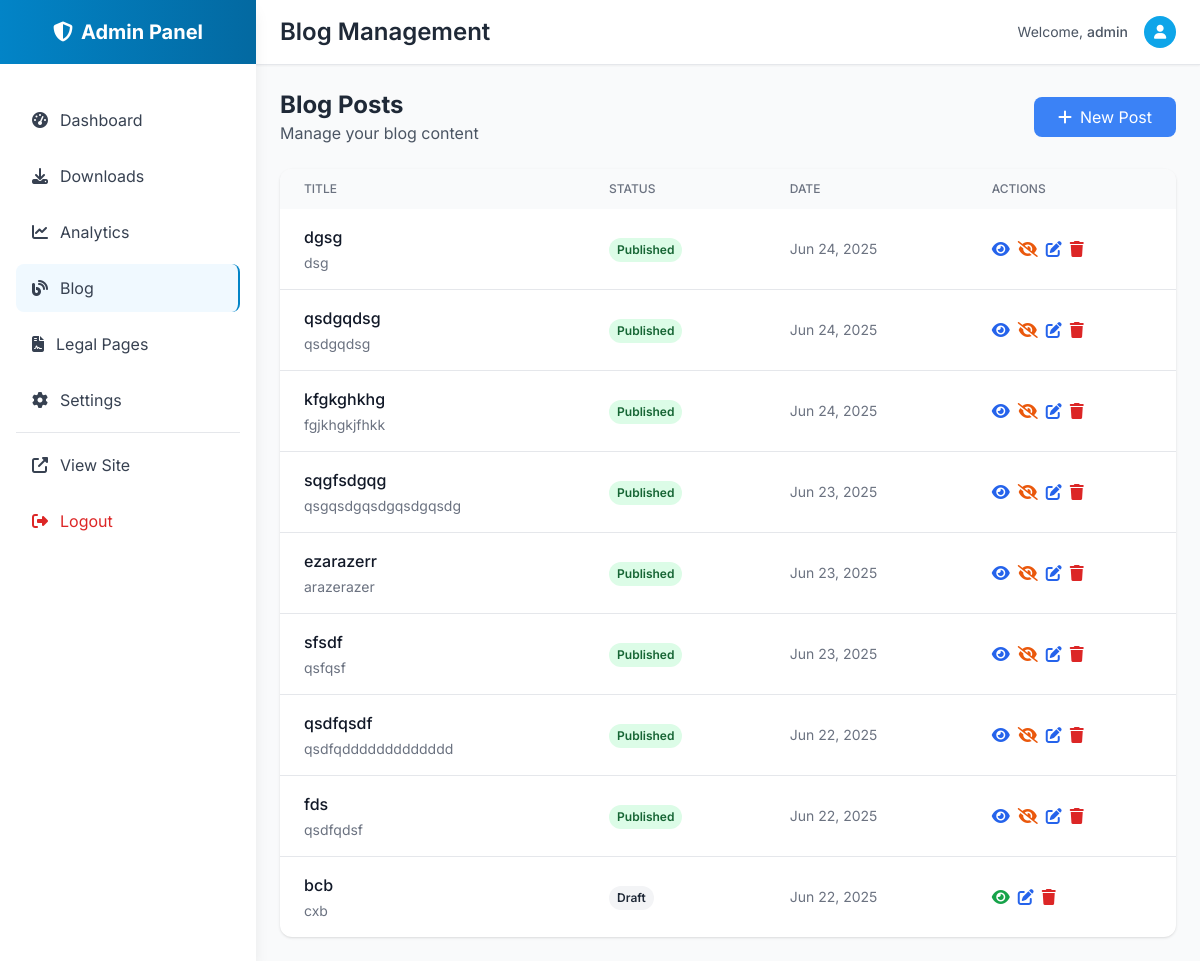
The page /admin/blog (signed in) on the database its author committed.
### utils.py (models this page shows)
class Blog(db.Model):
    __tablename__ = 'blogs'
    id = Column(Integer, primary_key=True)
    title = Column(String(200), nullable=False)
    slug = Column(String(200), nullable=False, unique=True)
    content = Column(db.Text, nullable=False)  # Processed HTML
    raw_content = Column(db.Text, nullable=False)  # Original markdown
    excerpt = Column(String(300))
    thumbnail_data = Column(db.LargeBinary)
    thumbnail_mime_type = Column(String(100))
    thumbnail_style = Column(String(20), default='cover')
    thumbnail_height = Column(Integer, default=192)
    published = Column(db.Boolean, default=False)
    created_at = Column(DateTime, default=datetime.utcnow)
    updated_at = Column(DateTime, default=datetime.utcnow, onupdate=datetime.utcnow)

### admin.py (the view)
@app.route('/admin/blog')
@admin_required
def admin_blog():
    blogs = Blog.query.order_by(desc(Blog.created_at)).all()
    return render_template('admin/blog.html', blogs=blogs)

### admin.py (called while the page is built)
def admin_required(f):
    @wraps(f)
    def decorated_function(*args, **kwargs):
        if not session.get('admin_logged_in'):
            return redirect(url_for('admin_login'))
        return f(*args, **kwargs)
    return decorated_function

### templates/admin/blog.html (shortened to what this page needs)
{% extends "admin/base.html" %}
{% block page_title %}Blog Management{% endblock %}
{% block content %}
<div class="flex items-center justify-between mb-6">
    <div>
        <h2 class="text-2xl font-bold text-gray-800">Blog Posts</h2>
        <p class="text-gray-600">Manage your blog content</p>
    </div>
    <a href="{{ url_for('admin_blog_new') }}"
       class="bg-blue-500 text-white px-6 py-2 rounded-lg hover:bg-blue-600 transition-colors">
        <i class="fas fa-plus mr-2"></i>New Post
    </a>
</div>
<div class="bg-white rounded-xl shadow overflow-hidden">
    {% if blogs %}
        <div class="overflow-x-auto">
            <table class="w-full">
                <thead class="bg-gray-50">
                    <tr>
                        <th class="px-6 py-3 text-left text-xs font-medium text-gray-500 uppercase">Title</th>
                        <th class="px-6 py-3 text-left text-xs font-medium text-gray-500 uppercase">Status</th>
                        <th class="px-6 py-3 text-left text-xs font-medium text-gray-500 uppercase">Date</th>
                        <th class="px-6 py-3 text-left text-xs font-medium text-gray-500 uppercase">Actions</th>
                    </tr>
                </thead>
                <tbody class="divide-y divide-gray-200">
                    {% for blog in blogs %}
                    <tr class="hover:bg-gray-50">
                        <td class="px-6 py-4">
                            <div>
                                <h3 class="font-medium text-gray-900">{{ blog.title }}</h3>
                                {% if blog.excerpt %}
                                <p class="text-sm text-gray-500 mt-1">{{ blog.excerpt[:100] }}{% if blog.excerpt|length > 100 %}...{% endif %}</p>
                                {% endif %}
                            </div>
                        </td>
                        <td class="px-6 py-4">
                            <span class="inline-flex px-2 py-1 text-xs font-semibold rounded-full
                                {% if blog.published %}bg-green-100 text-green-800{% else %}bg-gray-100 text-gray-800{% endif %}">
                                {% if blog.published %}Published{% else %}Draft{% endif %}
                            </span>
                        </td>
                        <td class="px-6 py-4 text-sm text-gray-500">
                            {{ blog.created_at.strftime('%b %d, %Y') }}
                        </td>
                        <td class="px-6 py-4">
                            <div class="flex items-center space-x-2">
                                {% if blog.published %}
                                <a href="{{ url_for('blog_detail', slug=blog.slug) }}" target="_blank"
                                   class="text-blue-600 hover:text-blue-800" title="View">
                                    <i class="fas fa-eye"></i>
                                </a>
                                {% endif %}
                                <button onclick="togglePublish({{ blog.id }}, {{ blog.published|lower }})"
                                        class="{% if blog.published %}text-orange-600 hover:text-orange-800{% else %}text-green-600 hover:text-green-800{% endif %}"
                                        title="{% if blog.published %}Unpublish{% else %}Publish{% endif %}">
                                    <i class="fas {% if blog.published %}fa-eye-slash{% else %}fa-eye{% endif %}"></i>
                                </button>
                                <a href="{{ url_for('admin_blog_edit', blog_id=blog.id) }}"
                                   class="text-blue-600 hover:text-blue-800" title="Edit">
                                    <i class="fas fa-edit"></i>
                                </a>
                                <button onclick="deleteBlog({{ blog.id }})"
                                        class="text-red-600 hover:text-red-800" title="Delete">
                                    <i class="fas fa-trash"></i>
                                </button>
                            </div>
                        </td>
                    </tr>
                    {% endfor %}
                </tbody>
            </table>
        </div>
    {% endif %}
</div>
{% endblock %}

### rows shown on the page
Blog: title "dgsg", excerpt "dsg", published "Published", created_at "Jun 24, 2025"
Blog: title "qsdgqdsg", excerpt "qsdgqdsg", published "Published", created_at "Jun 24, 2025"
Blog: title "kfgkghkhg", excerpt "fgjkhgkjfhkk", published "Published", created_at "Jun 24, 2025"
Blog: title "sqgfsdgqg", excerpt "qsgqsdgqsdgqsdgqsdg", published "Published", created_at "Jun 23, 2025"
Blog: title "ezarazerr", excerpt "arazerazer", published "Published", created_at "Jun 23, 2025"
Blog: title "sfsdf", excerpt "qsfqsf", published "Published", created_at "Jun 23, 2025"
Blog: title "qsdfqsdf", excerpt "qsdfqddddddddddddd", published "Published", created_at "Jun 22, 2025"
Blog: title "fds", excerpt "qsdfqdsf", published "Published", created_at "Jun 22, 2025"
Blog: title "bcb", excerpt "cxb", published "Draft", created_at "Jun 22, 2025"

### other values the page prints
{{ session.admin_username }} "admin"
